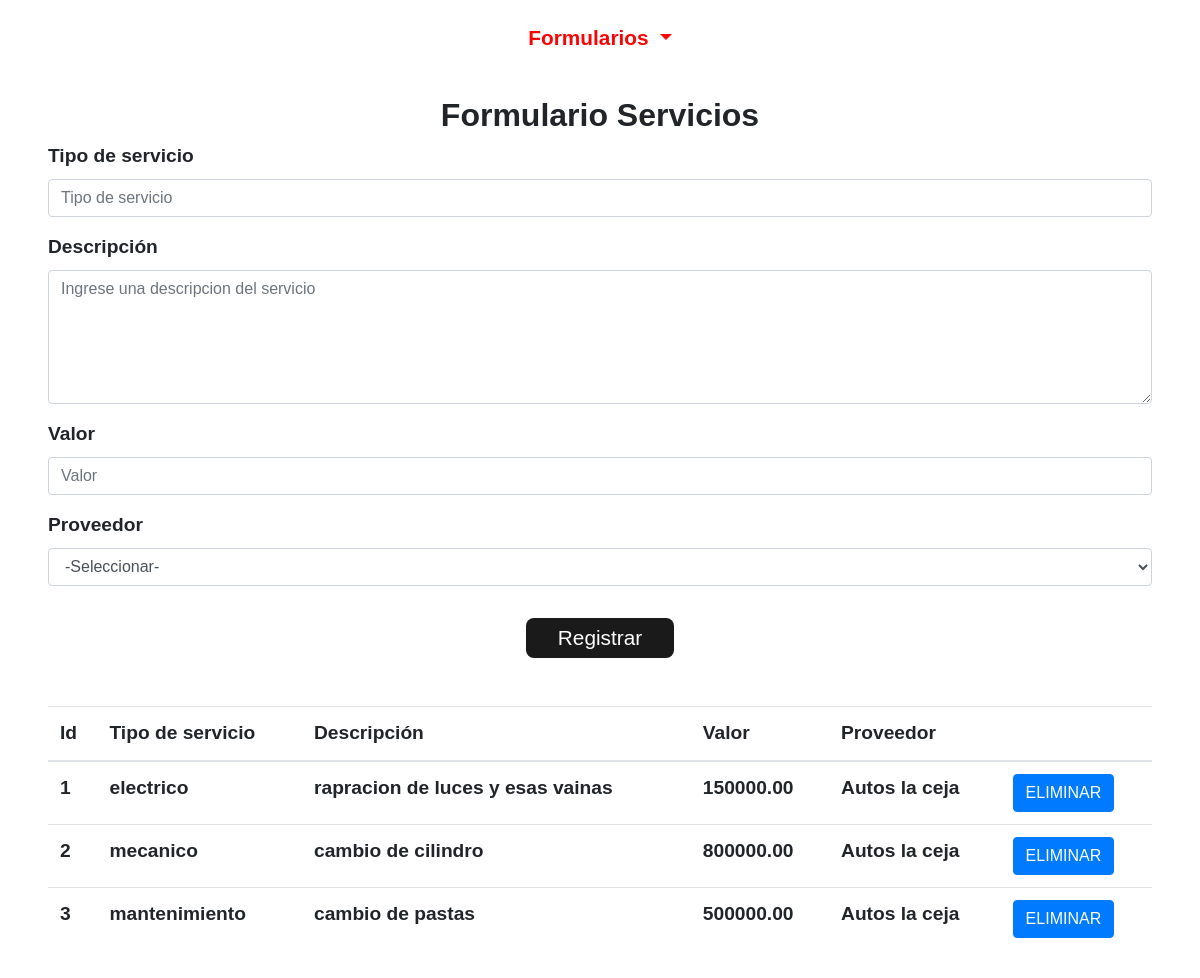
/Admin/servicios/form_servicio.php?msg=1 (signed in), run on the app's committed database.
### tables this page shows
CREATE TABLE `tblservicios_ofertados` (
  `Id_Servicio` int(11) NOT NULL,
  `Tipo_Servicio` varchar(50) NOT NULL,
  `Descripcion` varchar(200) NOT NULL,
  `Valor` float(8,2) NOT NULL,
  `Id_Proveedor` varchar(20) NOT NULL
);

CREATE TABLE `tblproveedores` (
  `Id_Proveedor` varchar(20) NOT NULL,
  `Nombre` varchar(50) NOT NULL,
  `Descripcion` varchar(50) NOT NULL,
  `Direccion` varchar(50) NOT NULL,
  `Telefono` varchar(50) NOT NULL,
  `Correo` varchar(50) NOT NULL,
  `Latitud` varchar(20) NOT NULL,
  `Longitud` varchar(20) NOT NULL,
  `imagen` varchar(100) NOT NULL
);

### Admin/servicios/form_servicio.php (the view, shortened to what this page needs)
<?php
    include '../../conexion.php';
?>
    <!DOCTYPE html>
    <html lang="es">
    <head>
        <link rel="stylesheet" href="https://cdn.jsdelivr.net/npm/bootstrap@4.5.3/dist/css/bootstrap.min.css">
        <link rel="stylesheet" href="../../css/estilo.css">
        <link href="https://unpkg.com/ionicons@4.5.10-0/dist/css/ionicons.min.css" rel="stylesheet">
    </head>
    <body>
        <section class="fixed-top">
            <nav class="navbar navbar-expand-lg navbar-light bg-nav">
                <div class="col-12 btn-group btn-block text-center">
                    <button type="button" class="btn btn-invi dropdown-toggle" data-toggle="dropdown" data-display="static" aria-haspopup="true" aria-expanded="false">
                        Formularios
                    </button>
                </div>
            </nav>
        </section>
        <div class="container formularios col-12 mt-5 p-sm-5">
            <div class="stinky text-center">
                <h2>Formulario Servicios</h2>
            </div>
            <form action="ingresar_servicio.php" name="add_form" method="post">
                <div class="form-group">
                    <label>Tipo de servicio</label>
                    <input type="text" class="form-control" id="tiposervicio" name="tiposervicio" placeholder="Tipo de servicio">
                </div>
                <div class="form-group">
                    <label>Descripción</label>
                    <textarea class="form-control" name="descripcion" id="descripcion" rows="5" placeholder="Ingrese una descripcion del servicio"></textarea>
                </div>
                <div class="form-group">
                    <label>Valor</label>
                    <input type="text" class="form-control" id="valor" name="valor" placeholder="Valor">
                </div>
                <div class="form-group">
                    <label>Proveedor</label>
                    <select class="form-control" name="proveedor" id="proveedor">
                        <option value="0" selected>-Seleccionar-</option>
                    </select>
                </div>
                <div class="form-group text-center mb-5">
                    <button type="button" class="btn btn-color">Registrar</button>
                </div>
            </form>
            <div class="tabla-admin mt-4">
                <table class="table table-hover">
                    <thead class="thead">
                        <th>Id</th>
                        <th>Tipo de servicio</th>
                        <th>Descripción</th>
                        <th>Valor</th>
                        <th>Proveedor</th>
                        <th></th>
                    </thead>
                    <?php
                        $sel = $conn ->query("SELECT `ser`.`Id_Servicio`, `ser`.`Tipo_Servicio`, `ser`.`Descripcion`, `ser`.`Valor`, `pro`.`Nombre`
                        FROM `tblservicios_ofertados` AS `ser`
                            LEFT JOIN `tblproveedores` AS `pro` ON `ser`.`Id_Proveedor` = `pro`.`Id_Proveedor`;");
                        while ($fila = $sel -> fetch_assoc()) {
                        ?>
                    <tr>
                        <td>
                            <?php echo $fila['Id_Servicio'] ?>
                        </td>
                        <td>
                            <?php echo $fila['Tipo_Servicio'] ?>
                        </td>
                        <td>
                            <?php echo $fila['Descripcion'] ?>
                        </td>
                        <td>
                            <?php echo $fila['Valor'] ?>
                        </td>
                        <td>
                            <?php echo $fila['Nombre'] ?>
                        </td>
                        <td><a href="#" onclick="preguntar(<?php echo $fila['Id_Servicio']?>)"><button type="button" class="btn btn-primary">ELIMINAR</button></a></td>
                    </tr>
                    <?php } ?>
                </table>
            </div>
        </div>
    </body>
    </html>

### css/estilo.css (style rules this page uses)
* { max-width: 100%; margin: 0; }
body { font-size: 1.2rem; font-family: 'Source Sans Pro', sans-serif; font-weight: 700; }
h1, h2, h3 { font-weight: 900; }
.btn-color { background-color: #1A1A1A; color: #ffffff; border: none; font-size: 1.3rem; padding: 0.3rem 2rem; border-radius: 0.5rem; margin-top: 1rem; }
.btn-invi { background-color: rgba(0, 0, 0, 0); color: #FD0404; border: none; font-size: 1.3rem; border-radius: 0.5rem; }
.navbar { padding: 1rem; }
.bg-nav { background-color: #ffffff; }
.dropdown-toggle { font-weight: 700; }

### data on the page
tblservicios_ofertados: Id_Servicio "1", Tipo_Servicio "electrico", Descripcion "rapracion de luces y esas vainas", Valor "150000.00", Id_Proveedor.Nombre "Autos la ceja"
tblservicios_ofertados: Id_Servicio "2", Tipo_Servicio "mecanico", Descripcion "cambio de cilindro", Valor "800000.00", Id_Proveedor.Nombre "Autos la ceja"
tblservicios_ofertados: Id_Servicio "3", Tipo_Servicio "mantenimiento", Descripcion "cambio de pastas", Valor "500000.00", Id_Proveedor.Nombre "Autos la ceja"
